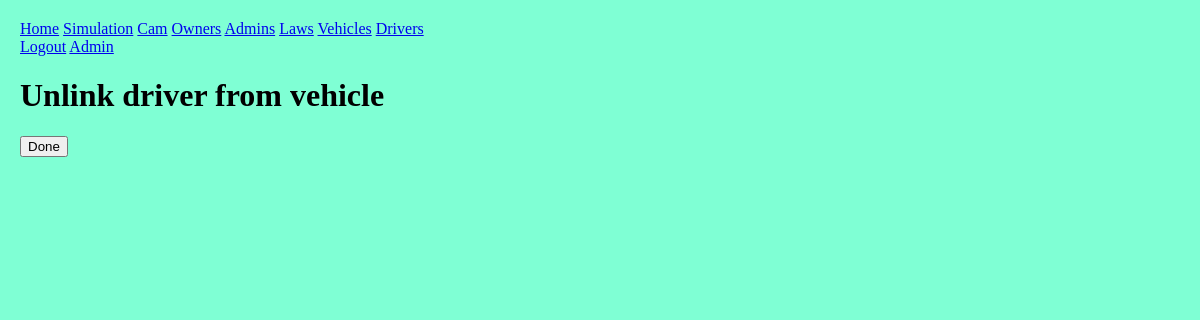
/front/dtov/ (signed in), run on an earlier commit of the app's database.
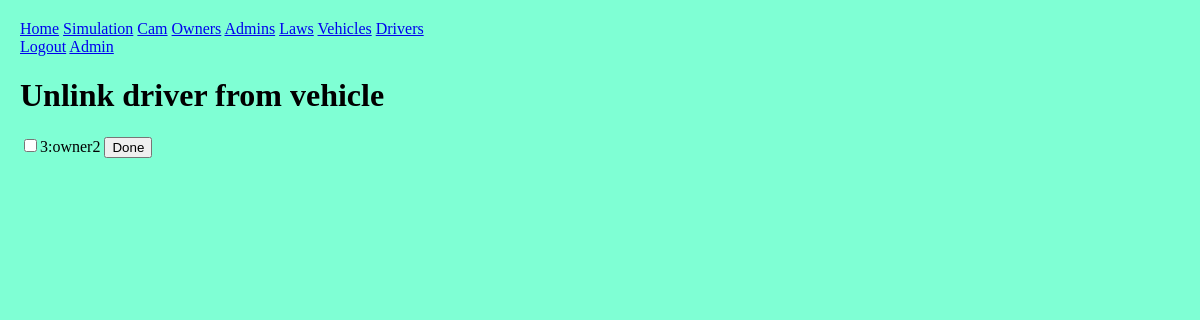
And on a later commit of the database.
### front/models.py (models this page shows)
class Vehicle(models.Model):
    owner = models.ForeignKey(Account, on_delete=models.CASCADE, null=False);
    license_no = models.CharField(max_length=50, unique=True);
    last_location = models.CharField(max_length=100, null=True);
    approved = models.BooleanField(default=False);
    def __str__(self) -> str:
        return str(self.id) + ":" + str(self.owner.username);

class Account(AbstractUser):
    address = models.TextField(max_length=200, default="5B/13, Razia Sultana Road, Mohammadpur, Dhaka-1207, Bangladesh.");
    phone = models.CharField(max_length=20, default="01923240000");
    approved = models.BooleanField(default=False);

### front/decorators.py (the view)
        def wrapper_func(req, *args, **kwargs):
            grp = {x.name for x in req.user.groups.all()};
            if not (bool(roles.intersection(grp)) ^ bool(grp)):
                return view_func(req, *args, **kwargs);
            else: return HttpResponse("""
                <h1>access denied</h1>
                <a href="/front/">home</a>
            """)

### front/views.py (called while the page is built, shortened)
@login_required
@allowed_users({"owner"})
def dtov(req: HttpRequest):
    action = req.GET.get("action");
    did = req.GET.get("did");
    if action == "rm":
        vehicles = Vehicle.objects.filter(driver__id=did, approved=True);
    else:
        vehicles = Vehicle.objects.exclude(driver__id=did).exclude(approved=False);
    context = {
        "nav": nav,
        "did": did,
        "vehicles": vehicles,
        "action": action,
    };
    return render(req, "dtov.html", context);

### front/templates/dtov.html (shortened to what this page needs)
{% extends 'base.html' %}
{% block content %}
    <h1>Unlink driver from vehicle {{vid}}</h1>
    <form action="" method="post">
        {% for vehicle in vehicles %}
            <input type="checkbox" name="linked_vehicles" {% if action == 'rm' %}checked{% endif %} value="{{vehicle}}">{{vehicle}}</input>
        {% endfor %}
        <button type="submit">Done</button>
    </form>
{% endblock content %}

What changed in the data, as far as the page shows it:
added Vehicle: id+owner "3:owner2"
